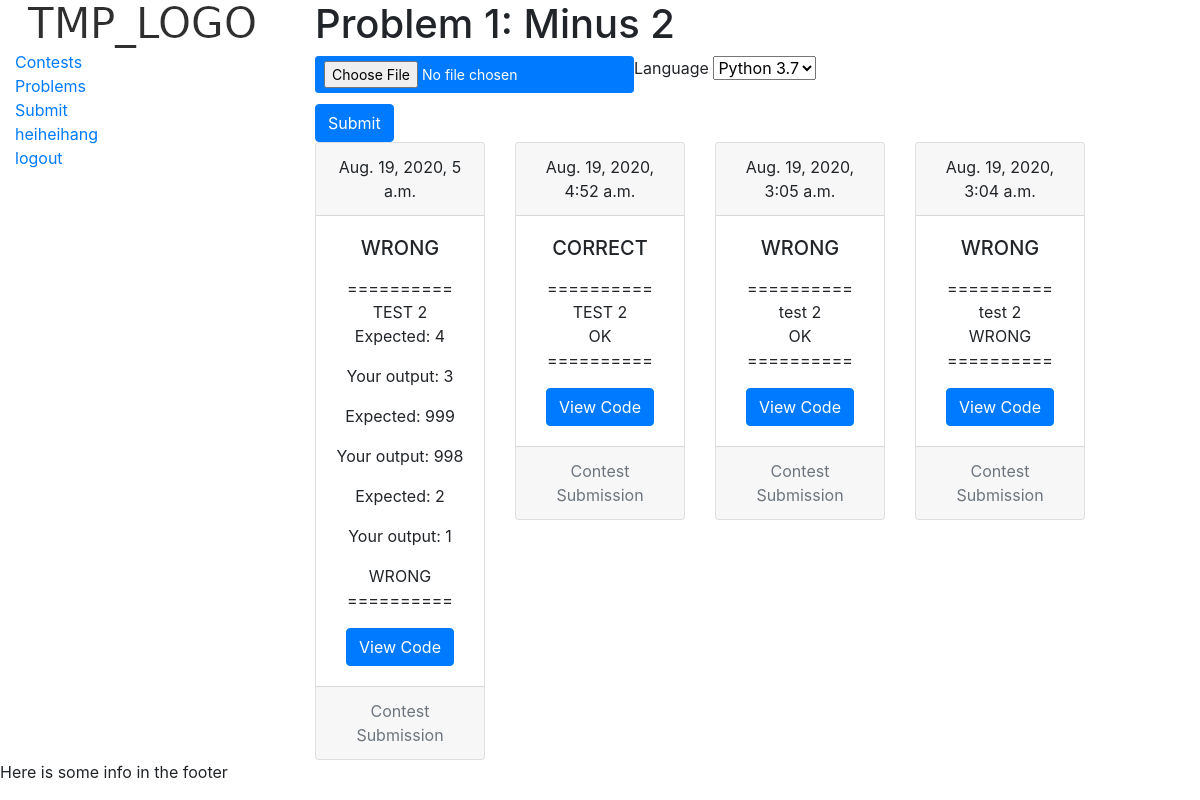
/submission/2/ (signed in), run on an earlier commit of the app's database.
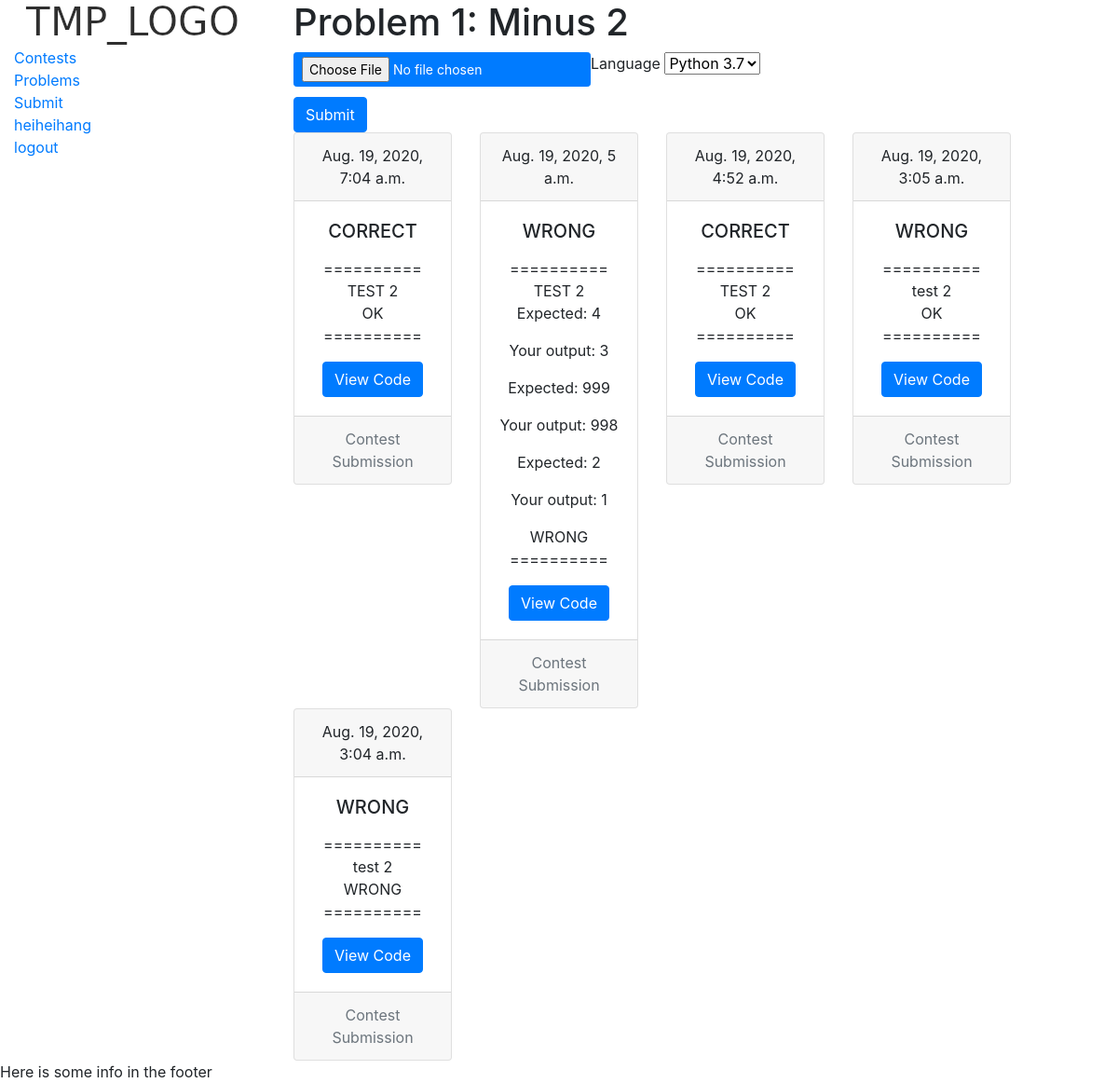
And on a later commit of the database.
### submission/models.py (models this page shows)
class FileSubmission(models.Model):
    file = models.FileField(upload_to=file_submission_name)
    lang = models.CharField(max_length=3, choices=LANG_CHOICES)
    submission_time = models.DateTimeField(auto_now_add=True)
    user = models.ForeignKey(User, on_delete=models.CASCADE)
    graded = models.BooleanField(default=False)
    report = models.FileField(upload_to='random/', blank = True, null = True)
    feedback = models.TextField(max_length=1000, null = True, blank= True)
    problem = models.ForeignKey(ProblemModel, on_delete=models.CASCADE, default = None, blank = True, null= True)
    correct = models.BooleanField(default = False)
    contest = models.ForeignKey(
        ContestModel, on_delete=models.CASCADE, default=None, blank=True, null=True)

### submission/views.py (the view)
# urls.py: path('<int:problem_id>/', views.submission_view, name='submission_view'),
@login_required
def submission_view(request, problem_id):
    problem = get_object_or_404(ProblemModel, id=problem_id)
    user = request.user
    if not problem.is_visible(user):
        return HttpResponseForbidden()
    if request.method == 'POST':
        form = FileSubmissionForm(request.POST, request.FILES)
        if form.is_valid():
            file = form.cleaned_data['file']
            lang = form.cleaned_data['lang']
            submission_time = my_lib.roundSeconds(datetime.datetime.now())
            graded = False
            contests = [c for c in problem.contests.all() if c.contestants.filter(pk=request.user.pk)]
            contests = [c for c in contests if c.is_active()]
            if len(contests) == 0:
                contest = None
            elif len(contests) == 1:
                contest = contests[0]
            else:
                contest = contests[0]
            current_submission = FileSubmission(
                file = file,
                submission_time = submission_time,
                user = user,
                graded = graded,
                problem = problem,
                contest = contest
            )
            current_submission.save()
            django_rq.enqueue(process_job, current_submission.pk)
            return HttpResponseRedirect('/submission/')
    else:
        form = FileSubmissionForm()
    previous_submissions = FileSubmission.objects.all().filter(user = user, problem = problem).order_by('-submission_time')
    if(len(previous_submissions) > 10):
        previous_submissions = previous_submissions[:10]
    for x in previous_submissions:
        my_lib.parse_report(x)
    context = {
        'form' : form,
        'problem': problem,
        'previous_submissions' : previous_submissions
    }
    return render(request, 'submission/submission_view.html', context)

### submission/forms.py
class FileSubmissionForm(forms.Form):
    file = forms.FileField()
    lang = forms.ChoiceField(choices = LANG_CHOICES, required = True)

### home/models.py (called while the page is built)
    def get_absolute_url(self):
        return reverse('user_view', args=[str(self.user.id)])

### problem/models.py (called while the page is built, shortened)
    def __str__(self):
        return self.name

    def is_visible(self, user):
        if self.authors.filter(pk=user.pk).exists():
            return True

### submission/my_lib.py (called while the page is built, shortened)
def parse_report(s):
    print(s.submission_time)
    if(s.graded == False and s.report == None):
        return
    report = s.report
    try:
        p = report.path
    except:
        return
    print(p)
    try:
        f = open(p, 'r')
    except:
        return

### submission/templates/submission/submission_view.html (shortened to what this page needs)
{% extends 'base.html' %}
{% block content %}
<h1> {{problem}} </h1>
<div class="code-submission">
    <form id="submission-form" enctype="multipart/form-data" method="POST">
      <div class="form-group">
        <div class="file-field">
          <div class="btn btn-primary btn-sm float-left">
            {{form.file}}
          </div>
        </div>
        <div>
          <label for="{{form.lang.id_for_label}}">Language</label>
          {{form.lang}}
        </div>
        </div>
        <button type="submit" class="btn btn-primary">Submit</button>
    </form>
</div>
<div class="previous_submissions">
  <div class = "row">
      {% for sub in previous_submissions %}
        <div class="col-sm-3">
        {% if sub.feedback %}
          {% if sub.correct %}
            <div class="card text-center">
              <div class="card-header">
                {{sub.submission_time}}
              </div>
              <div class="card-body">
                <h5 class="card-title">CORRECT</h5>
                <p class="card-text">{{sub.feedback|linebreaks}}</p>
                <a href="#" class="btn btn-primary">View Code</a>
              </div>
              <div class="card-footer text-muted">
                Contest Submission
              </div>
            </div>
          {% else %}
            <div class="card text-center">
              <div class="card-header">
                {{sub.submission_time}}
              </div>
              <div class="card-body">
                <h5 class="card-title">WRONG</h5>
                <p class="card-text">{{sub.feedback|linebreaks}}</p>
                <a href="#" class="btn btn-primary">View Code</a>
              </div>
              <div class="card-footer text-muted">
                Contest Submission
              </div>
            </div>
          {% endif %}
        {% endif  %}
        </div>
      {% endfor %}
  </div>
</div>
{% endblock %}

What changed in the data, as far as the page shows it:
added FileSubmission: submission_time "Aug. 19, 2020, 7:04 a.m.", feedback "========== TEST 2 OK =========="
